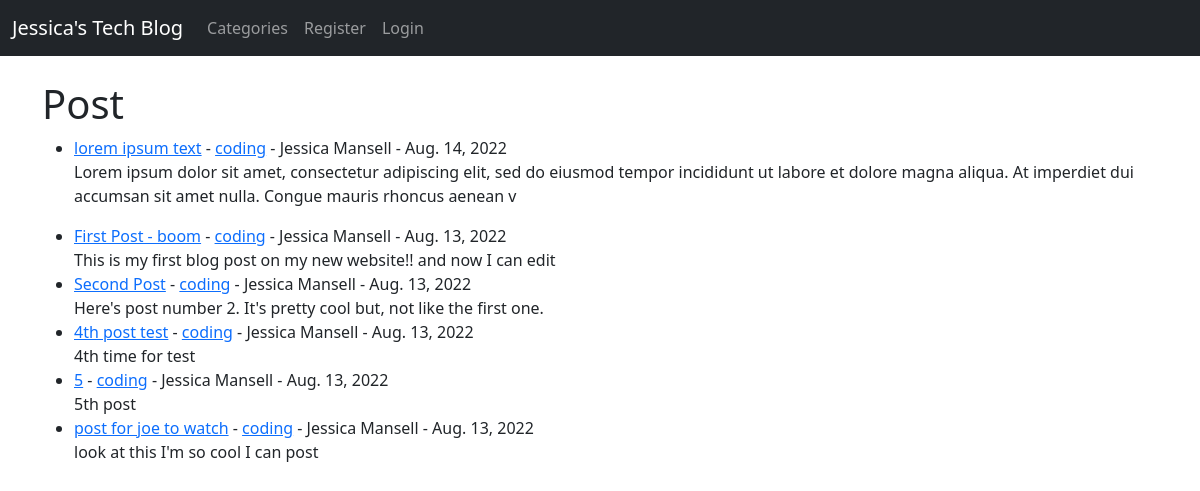
The app's page /, older data.
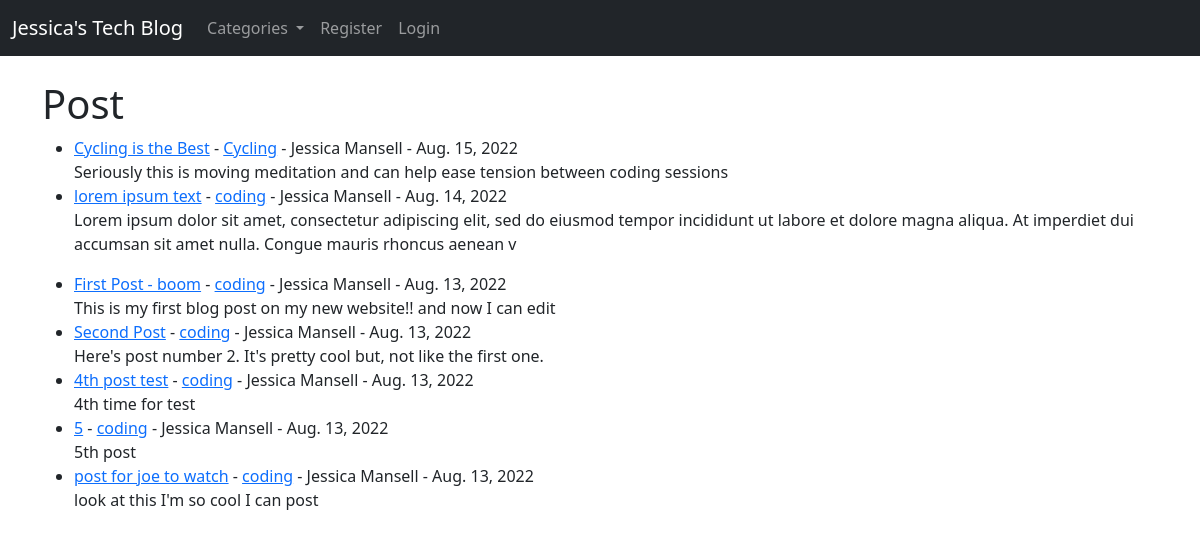
The same page, newer data.
### blogsite/models.py (models this page shows, shortened)
class Post(models.Model):
    title = models.CharField(max_length=255)
    title_tag = models.CharField(max_length=255)
    author = models.ForeignKey(User, on_delete=models.CASCADE)
    body = models.TextField()
    post_date = models.DateField(auto_now_add=True)
    category = models.CharField(max_length=255, default='Coding')

### blogsite/views.py (the view)
# urls.py: path('', HomeView.as_view(), name="home"),
class HomeView(ListView):
    model = Post
    template_name = 'index.html'
    ordering = ['-post_date']
    def get_context_data(self, *args, **kwargs):
        cat_menu = Category.objects.all()
        context = super(HomeView, self).get_context_data(*args, **kwargs)
        context["cat_menu"] = cat_menu
        return context

### blogsite/models.py (called while the page is built)
    def __str__(self):
        return self.name

### blogsite/templates/index.html (shortened to what this page needs)
    {% extends 'base.html' %}
    {% block content %}
    <h1>Post</h1>
    <ul>
    {% for post in object_list %}
        <li><a href="{% url 'article-detail' post.pk %}">{{ post.title }}</a>
            - <a href="{% url 'category' post.category|slugify %}">{{ post.category }}</a>
            - {{ post.author.first_name }}
        {{ post.author.last_name }} -
        {{ post.post_date }} <br/>
            {{ post.body|slice:":200"|safe }}</li>
    {% endfor %}
    </ul>
    {% endblock %}

### blogsite/templates/base.html (shortened to what this page needs)
<!doctype html>
<html lang="en">
  <head>
    <link href="https://cdn.jsdelivr.net/npm/bootstrap@5.0.2/dist/css/bootstrap.min.css" rel="stylesheet">
  </head>
  <body>
    <nav class="navbar navbar-expand-lg navbar-dark bg-dark">
        <div class="container-fluid">
          <a class="navbar-brand" href="{% url 'home' %}">Jessica's Tech Blog</a>
          <div class="collapse navbar-collapse" id="navbarSupportedContent">
            <ul class="navbar-nav me-auto mb-2 mb-lg-0">
              {% if cat_menu %}
              <li class="nav-item dropdown">
                <a class="nav-link dropdown-toggle" href="#" role="button" data-bs-toggle="dropdown" aria-expanded="false">
                  Categories
                </a>
              </li>
              {% else %}
              <li class="nav-item">
                <a class="nav-link" href="{% url 'category-list' %}">Categories</a>
              </li>
              {% endif %}
              {% if user.is_authenticated %}
                <li class="nav-item">
                  <a class="nav-link" href="{% url 'add_post' %}">Add Post</a>
                </li>
                <li class="nav-item">
                  <a class="nav-link" href="{% url 'add_category' %}">Add Category</a>
                </li>
                <li class="nav-item">
                  <a class="nav-link" href="{% url 'logout' %}">Logout</a>
                </li>
              {% else %}
                <li class="nav-item">
                  <a class="nav-link" href="{% url 'register' %}">Register</a>
                </li>
                <li class="nav-item">
                  <a class="nav-link" href="{% url 'login' %}">Login</a>
                </li>
              {% endif %}
            </ul>
          </div>
        </div>
      </nav>
    <br/>
    <div class="container">
        {% block content %}
        {% endblock %}
    </div>
  </body>
</html>

Row changes from the older to the newer data that the page shows:
added Post: title "Cycling is the Best", category "Cycling", author.first_name "Jessica", author.last_name "Mansell", post_date "Aug. 15, 2022", body "Seriously this is moving meditation and can help ease tension between coding sessions"
